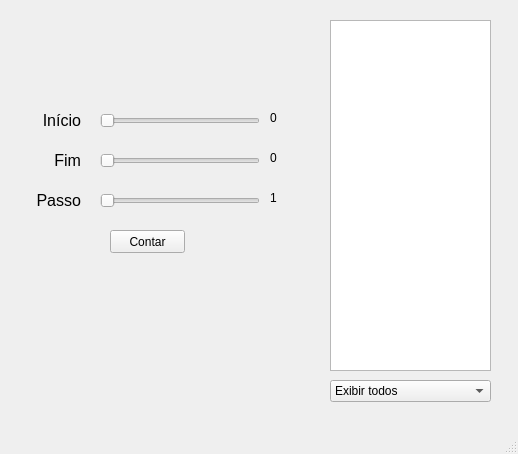
<?xml version="1.0" encoding="UTF-8"?>
<ui version="4.0">
 <class>MainWindow</class>
 <widget class="QMainWindow" name="MainWindow">
  <property name="geometry">
   <rect>
    <x>0</x>
    <y>0</y>
    <width>518</width>
    <height>454</height>
   </rect>
  </property>
  <property name="windowTitle">
   <string>Contador</string>
  </property>
  <widget class="QWidget" name="centralwidget">
   <widget class="QSlider" name="begginingSlider">
    <property name="geometry">
     <rect>
      <x>100</x>
      <y>110</y>
      <width>160</width>
      <height>22</height>
     </rect>
    </property>
    <property name="maximum">
     <number>100</number>
    </property>
    <property name="pageStep">
     <number>10</number>
    </property>
    <property name="orientation">
     <enum>Qt::Horizontal</enum>
    </property>
   </widget>
   <widget class="QPushButton" name="submitButton">
    <property name="geometry">
     <rect>
      <x>110</x>
      <y>230</y>
      <width>75</width>
      <height>23</height>
     </rect>
    </property>
    <property name="text">
     <string>Contar</string>
    </property>
   </widget>
   <widget class="QLabel" name="label">
    <property name="geometry">
     <rect>
      <x>30</x>
      <y>110</y>
      <width>51</width>
      <height>21</height>
     </rect>
    </property>
    <property name="font">
     <font>
      <pointsize>12</pointsize>
     </font>
    </property>
    <property name="text">
     <string>Início</string>
    </property>
    <property name="alignment">
     <set>Qt::AlignRight|Qt::AlignTrailing|Qt::AlignVCenter</set>
    </property>
   </widget>
   <widget class="QSlider" name="endSlider">
    <property name="geometry">
     <rect>
      <x>100</x>
      <y>150</y>
      <width>160</width>
      <height>22</height>
     </rect>
    </property>
    <property name="maximum">
     <number>100</number>
    </property>
    <property name="orientation">
     <enum>Qt::Horizontal</enum>
    </property>
   </widget>
   <widget class="QLabel" name="label_2">
    <property name="geometry">
     <rect>
      <x>30</x>
      <y>150</y>
      <width>51</width>
      <height>21</height>
     </rect>
    </property>
    <property name="font">
     <font>
      <pointsize>12</pointsize>
     </font>
    </property>
    <property name="text">
     <string>Fim</string>
    </property>
    <property name="alignment">
     <set>Qt::AlignRight|Qt::AlignTrailing|Qt::AlignVCenter</set>
    </property>
   </widget>
   <widget class="QLabel" name="label_3">
    <property name="geometry">
     <rect>
      <x>30</x>
      <y>190</y>
      <width>51</width>
      <height>21</height>
     </rect>
    </property>
    <property name="font">
     <font>
      <pointsize>12</pointsize>
     </font>
    </property>
    <property name="text">
     <string>Passo</string>
    </property>
    <property name="alignment">
     <set>Qt::AlignRight|Qt::AlignTrailing|Qt::AlignVCenter</set>
    </property>
   </widget>
   <widget class="QSlider" name="stepSlider">
    <property name="geometry">
     <rect>
      <x>100</x>
      <y>190</y>
      <width>160</width>
      <height>22</height>
     </rect>
    </property>
    <property name="minimum">
     <number>1</number>
    </property>
    <property name="maximum">
     <number>100</number>
    </property>
    <property name="singleStep">
     <number>10</number>
    </property>
    <property name="pageStep">
     <number>10</number>
    </property>
    <property name="orientation">
     <enum>Qt::Horizontal</enum>
    </property>
   </widget>
   <widget class="QLabel" name="begginingValue">
    <property name="geometry">
     <rect>
      <x>270</x>
      <y>110</y>
      <width>21</width>
      <height>16</height>
     </rect>
    </property>
    <property name="text">
     <string>0</string>
    </property>
   </widget>
   <widget class="QLabel" name="endValue">
    <property name="geometry">
     <rect>
      <x>270</x>
      <y>150</y>
      <width>21</width>
      <height>16</height>
     </rect>
    </property>
    <property name="text">
     <string>0</string>
    </property>
   </widget>
   <widget class="QLabel" name="stepValue">
    <property name="geometry">
     <rect>
      <x>270</x>
      <y>190</y>
      <width>21</width>
      <height>16</height>
     </rect>
    </property>
    <property name="text">
     <string>1</string>
    </property>
   </widget>
   <widget class="QListWidget" name="resultList">
    <property name="geometry">
     <rect>
      <x>330</x>
      <y>20</y>
      <width>161</width>
      <height>351</height>
     </rect>
    </property>
    <property name="styleSheet">
     <string notr="true">text-align: center</string>
    </property>
   </widget>
   <widget class="QLabel" name="infoLabel">
    <property name="geometry">
     <rect>
      <x>10</x>
      <y>280</y>
      <width>291</width>
      <height>31</height>
     </rect>
    </property>
    <property name="font">
     <font>
      <pointsize>14</pointsize>
     </font>
    </property>
    <property name="styleSheet">
     <string notr="true">color: red;</string>
    </property>
    <property name="text">
     <string/>
    </property>
    <property name="alignment">
     <set>Qt::AlignCenter</set>
    </property>
   </widget>
   <widget class="QComboBox" name="filterCombo">
    <property name="geometry">
     <rect>
      <x>330</x>
      <y>380</y>
      <width>161</width>
      <height>22</height>
     </rect>
    </property>
    <item>
     <property name="text">
      <string>Exibir todos</string>
     </property>
    </item>
    <item>
     <property name="text">
      <string>Pares</string>
     </property>
    </item>
    <item>
     <property name="text">
      <string>Ímpares</string>
     </property>
    </item>
    <item>
     <property name="text">
      <string>Quadrados perfeitos</string>
     </property>
    </item>
   </widget>
  </widget>
  <widget class="QMenuBar" name="menubar">
   <property name="geometry">
    <rect>
     <x>0</x>
     <y>0</y>
     <width>518</width>
     <height>21</height>
    </rect>
   </property>
  </widget>
  <widget class="QStatusBar" name="statusbar"/>
 </widget>
 <resources/>
 <connections/>
</ui>
